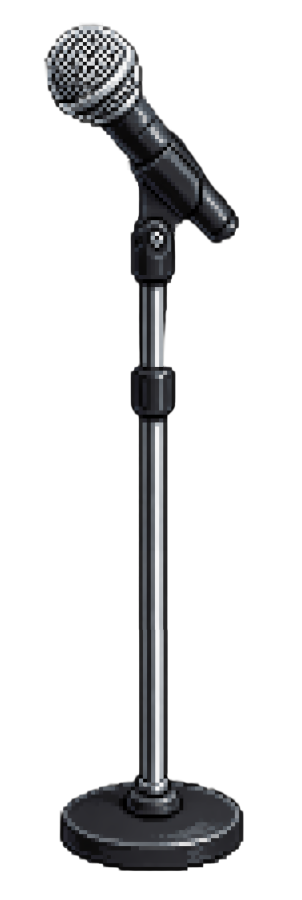
#> input picture shared/assets/parts/weapon_mic-in-stand_small.png, 302 x 900 px
$ python normalize_decor.py ../shared/assets/parts/weapon_mic-in-stand_small.png out.png
#> lines starting #> are read from the running program, lines starting #| are printed output that depends on the picture; after the words box and inside, x2 and y2 are one past the last pixel; in counts of white or black regions, pixels touching at a corner belong together
### helper-tools/normalize_weapon.py
#!/usr/bin/env python3
"""Turn a generated weapon image into a game-ready weapon sprite.

The melee weapons are generated on flat white (see helper-tools/README.md for
the prompt recipe), and every one of them has to land on the same canvas as the
original mic stand, because the swing and carry code sizes them from the
canvas, not from the art:

  * 302x900 RGBA, weapon vertical, striking end up, grip end down
  * art occupying y 22..872, horizontally centred — the mic stand's own bounds

Background removal is a flood fill from the four corners rather than a global
"white is transparent" threshold: these weapons have white highlights and pale
steel of their own, and only the background is connected to the frame edge.
The generator also lays a faint drop shadow under the object; the fill's
tolerance swallows it as long as it stays connected to the corners.

Pass --rotate180 for anything whose striking end is naturally at the BOTTOM of
a normal picture of it — a guitar is swung by the neck, so its body has to end
up at the top of the canvas. Generators draw those subjects far better the
right way up, so the turn happens here instead of in the prompt.

Run:  python3 helper-tools/normalize_weapon.py <raw.png> <out.png> [--rotate180]
"""
import sys

from PIL import Image, ImageChops, ImageDraw, ImageFilter

# Matches weapon_mic-in-stand_small.png exactly, so a swapped-in weapon needs
# no per-weapon numbers anywhere in the game code.
CANVAS = (302, 900)
TOP, BOTTOM = 22, 872
# Left/right breathing room, so a wide weapon (the chainsaw) still gets a
# couple of clear pixels at the canvas edge.
SIDE_MARGIN = 6
# Per-band tolerance for the corner fill. High enough to eat the soft shadow
# and the off-white cast some generations come back with, low enough to stop
# at a pale steel blade.
FLOOD_TOLERANCE = 34
KEY = (255, 0, 255)


def cut_out(raw: Image.Image) -> Image.Image:
    """RGBA copy of `raw` with the background-connected region made clear."""
    rgb = raw.convert("RGB")
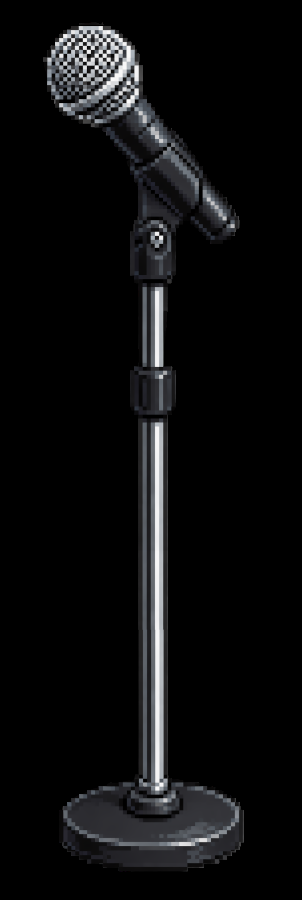
#> rgb: PIL image 302x900 RGB; mean R, G, B 12.9, 13.1, 13.8
    w, h = rgb.size
#> w = 302; h = 900
    for corner in [(0, 0), (w - 1, 0), (0, h - 1), (w - 1, h - 1)]:
        # Already keyed (all four corners are usually one region) — skip, or
        # floodfill would spread from a magenta seed into the artwork.
        if rgb.getpixel(corner) == KEY:
            continue
        ImageDraw.floodfill(rgb, corner, KEY, thresh=FLOOD_TOLERANCE)
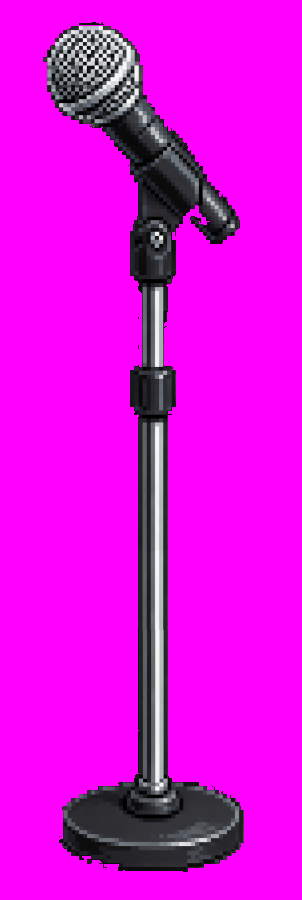
#> rgb: PIL image 302x900 RGB; mean R, G, B 222.3, 13.1, 223.3
    # Keyed pixels are exactly KEY in all three bands; anything the fill did
    # not reach keeps its own colour and fails at least one of the three.
    bands = [band.point(lambda v, k=k: 255 if v == k else 0)
             for band, k in zip(rgb.split(), KEY)]
#> bands = 3 items
    keyed = ImageChops.multiply(ImageChops.multiply(bands[0], bands[1]), bands[2])
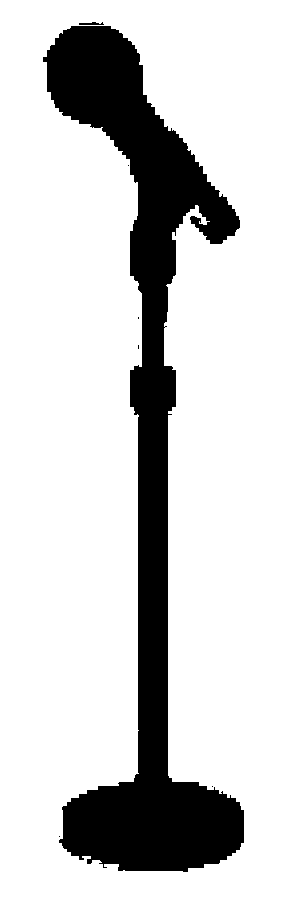
#> keyed: PIL image 302x900 L; 82.2% white; 7 black regions (5 under 20 px), largest, box (x1, y1, x2, y2) and area: (43, 26, 244, 872) 48449, (79, 22, 104, 25) 52
    alpha = ImageChops.invert(keyed)
    # One pass of blur softens the fill's hard staircase before the downscale.
    alpha = alpha.filter(ImageFilter.GaussianBlur(0.6))
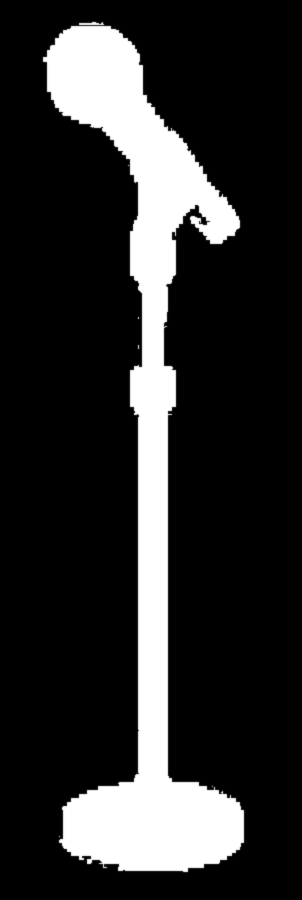
#> alpha: PIL image 302x900 L; min 0, max 255, mean 45.5
    out = raw.convert("RGBA")
#> out is the input picture: PIL image 302x900 RGBA; mean R, G, B, A 12.9, 13.1, 13.8, 44.4
    out.putalpha(alpha)
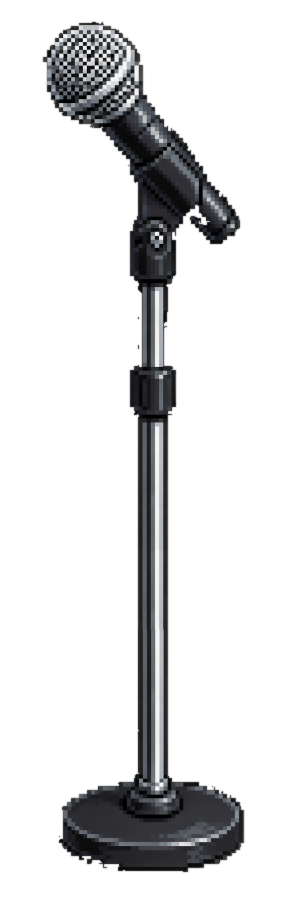
#> out: PIL image 302x900 RGBA; mean R, G, B, A 12.9, 13.1, 13.8, 45.5; transparent parts drawn white
    return out


# [31 lines left out: functions normalize, main, not called in this run]


# [2 lines that do not run on import are left out]

### helper-tools/normalize_decor.py
#!/usr/bin/env python3
"""Turn a generated prop picture into a game-ready street-decor sprite.

Street decor is the small stuff that dresses the street without ever being
gameplay: litter lying on the pavement, critters that scurry through the
foreground. The roster lives in shared/assets/decor/decor.json and is read by
scripts/street_decor.gd — data, like weapons.json.

Unlike the weapons there is no shared canvas here. Every prop keeps its own
proportions, because nothing about decor is sized from the canvas: how big it
lands on screen is the `Scale` number in decor.json. So all this does is cut
the background out, trim to the art, and scale to a sensible SOURCE height.
Retuning how big a rat looks is a JSON edit, never a regeneration.

Source height defaults to the bird sheet's 96px for the same reason the bird
uses it: the 640x360 design view is stretched to whatever the real screen is,
so a sprite that is 13 design-px tall still wants real pixels behind it on a
phone. Keep the source comfortably bigger than the on-screen size.

Generated on flat white with a bold dark outline (prompt recipe in
helper-tools/README.md). Background removal is the same four-corner flood fill
as normalize_weapon.py, and the dark outline is exactly what stops it leaking
into pale art — a crumpled newspaper is nearly the same colour as the
background it was generated on, and only the outline keeps them apart.

It also prints the bottom of the sprite's alpha profile, which is how you
pick `FootFrac` for a critter — see below.

Run:  python3 helper-tools/normalize_decor.py <raw.png> <out.png> [--height N]
"""
import argparse
import os
import sys

from PIL import Image

# cut_out is the weapon normalizer's, not a copy of it: same generator, same
# flat-white background, same failure modes worth fixing in one place.
sys.path.insert(0, os.path.dirname(os.path.abspath(__file__)))
from normalize_weapon import cut_out  # noqa: E402

DEFAULT_HEIGHT = 96


def normalize(cut: Image.Image, height: int) -> Image.Image:
    """Trim `cut` to its art and scale it to `height`, keeping the aspect."""
#> called with height = 96
    box = cut.getbbox()
#> box = (41, 20, 246, 874)
    if box is None:
        raise SystemExit("nothing left after background removal")
    art = cut.crop(box)
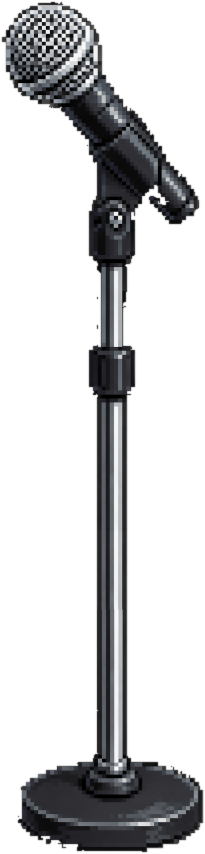
#> art: PIL image 205x854 RGBA; mean R, G, B, A 20, 20.4, 21.5, 70.7; transparent parts drawn white
    scale = height / art.height
#> scale = 0.112
    return art.resize((max(round(art.width * scale), 1), height), Image.LANCZOS)
#| ../shared/assets/parts/weapon_mic-in-stand_small.png -> out.png  size=(23, 96)


def bottom_profile(img: Image.Image, rows: int = 14) -> str:
    """Print the bottom rows of the alpha profile, to read `FootFrac` off.

    A critter's ground contact is NOT the bottom of its bounding box: a rat's
    tail hangs below its paws, so planting the bbox on the pavement stands the
    animal on tiptoe. `FootFrac` in decor.json is where the contact line
    really is, as a fraction of sprite height.

    This is deliberately not auto-detected. The obvious rule — lowest row
    carrying a decent slab of pixels — reads the rat's tail as feet, because
    the tail sweeps sideways across the bottom and is every bit as wide as the
    paws are. So print the shape and let a human see where the solid body ends
    and the thin trailing bits begin; on the shipped rat that is row 82 of 96,
    hence FootFrac 0.85.
    """
#> called with rows = 14
    alpha = img.split()[3]
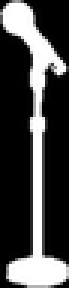
#> alpha: PIL image 23x96 L (shown 3 times larger); min 0, max 255, mean 71
    w, h = img.size
#> w = 23; h = 96
    counts = [sum(1 for x in range(w) if alpha.getpixel((x, y)) > 40)
              for y in range(h)]
#> counts = 96 values, max 21 at index 88, min 3 at index 33, mean 7.27
    widest = max(counts) or 1
#> widest = 21
    out = ["  row  frac   width", "  --------------------"]
    for y in range(max(h - rows, 0), h):
        out.append("  %3d  %.2f  %s%d" % (
            y + 1, (y + 1) / h, "#" * round(24.0 * counts[y] / widest),
            counts[y]))
#> after the loop, out = 16 items, first 6: '  row  frac   width', '  --------------------', '   83  0.86  #####4', '   84  0.88  #####4', '   85  0.89  ######5', '   86  0.90  ##########9'
    return "\n".join(out)


def main() -> None:
    ap = argparse.ArgumentParser(description="Normalize a street-decor sprite.")
    ap.add_argument("src")
    ap.add_argument("dst")
    ap.add_argument("--height", type=int, default=DEFAULT_HEIGHT,
                    help="source height in px (default %d)" % DEFAULT_HEIGHT)
    a = ap.parse_args()
    out = normalize(cut_out(Image.open(a.src)), a.height)
    out.save(a.dst)
    print("%s -> %s  size=%s" % (a.src, a.dst, out.size))
    print(bottom_profile(out))
#> (printed output is left out)


if __name__ == "__main__":
    main()

$ run again, with shared/assets/parts/t5f-bird.png copied over shared/assets/parts/weapon_mic-in-stand_small.png
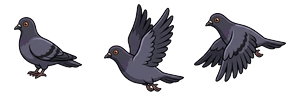
#> input picture shared/assets/parts/t5f-bird.png, 288 x 96 px
#> after the loop in cut_out, `for corner in [(0, 0), (w - 1, 0), (0, h - 1), (w - 1, h - 1)]:`:
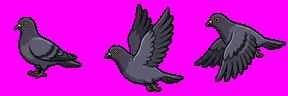
#> rgb: PIL image 288x96 RGB; mean R, G, B 196.8, 16.9, 199.5
#> bands = 3 items
#> keyed: PIL image 288x96 L; 70.3% white; 3 black regions, box (x1, y1, x2, y2) and area: (104, 4, 184, 92) 3452, (194, 13, 286, 82) 2893, (14, 17, 82, 79) 1874
#> in cut_out, out is the input picture: PIL image 288x96 RGBA; mean R, G, B, A 17.6, 16.9, 20.4, 69.4
#> box = (12, 2, 288, 94)
#| ../shared/assets/parts/weapon_mic-in-stand_small.png -> out.png  size=(288, 96)
#> in bottom_profile, `alpha = img.split()[3]`:
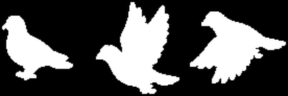
#> alpha: PIL image 288x96 L; min 0, max 255, mean 82.6
#> counts = 96 values, max 191 at index 57, min 0 at index 0, mean 98.78
#> widest = 191
#> after the loop in bottom_profile, `for y in range(max(h - rows, 0), h):`: out = 16 items, first 6: '  row  frac   width', '  --------------------', '   83  0.86  #########69', '   84  0.88  #######58', '   85  0.89  ######44', '   86  0.90  ####35'
#> (printed output is left out)

$ run again, with shared/assets/parts/t5f-bomb_med.png copied over shared/assets/parts/weapon_mic-in-stand_small.png
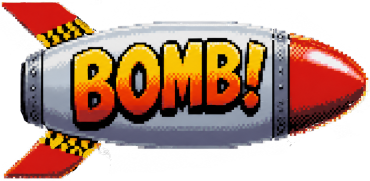
#> input picture shared/assets/parts/t5f-bomb_med.png, 370 x 181 px
#> after the loop in cut_out, `for corner in [(0, 0), (w - 1, 0), (0, h - 1), (w - 1, h - 1)]:`:
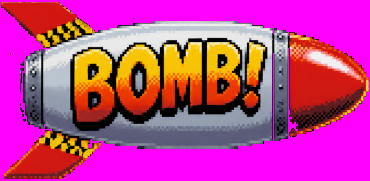
#> rgb: PIL image 370x181 RGB; mean R, G, B 193.1, 61.6, 144.4
#> bands = 3 items
#> keyed: PIL image 370x181 L; 38.7% white; 1 white region, box (x1, y1, x2, y2) and area: (0, 0, 370, 181) 25906
#> in cut_out, out is the input picture: PIL image 370x181 RGBA; mean R, G, B, A 94.6, 61.7, 45.9, 154
#> box = (0, 0, 370, 181)
#| ../shared/assets/parts/weapon_mic-in-stand_small.png -> out.png  size=(196, 96)
#> in bottom_profile, `alpha = img.split()[3]`:
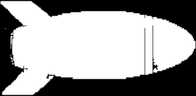
#> alpha: PIL image 196x96 L; min 0, max 255, mean 156.2
#> counts = 96 values, max 186 at index 41, min 0 at index 0, mean 123.2
#> widest = 186
#> after the loop in bottom_profile, `for y in range(max(h - rows, 0), h):`: out = 16 items, first 6: '  row  frac   width', '  --------------------', '   83  0.86  #####36', '   84  0.88  #####36', '   85  0.89  #####38', '   86  0.90  #####38'
#> (printed output is left out)

$ run again, with shared/assets/parts/t5f-bomb_med_lr.png copied over shared/assets/parts/weapon_mic-in-stand_small.png
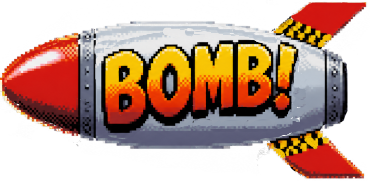
#> input picture shared/assets/parts/t5f-bomb_med_lr.png, 370 x 181 px
#> bands = 3 items
#> keyed: PIL image 370x181 L; 38.7% white; 1 white region, box (x1, y1, x2, y2) and area: (0, 0, 370, 181) 25920
#> in cut_out, out is the input picture: PIL image 370x181 RGBA; mean R, G, B, A 95.2, 62.3, 46.4, 153.9
#> box = (0, 0, 369, 181)
#| ../shared/assets/parts/weapon_mic-in-stand_small.png -> out.png  size=(196, 96)
#> in bottom_profile, `alpha = img.split()[3]`:
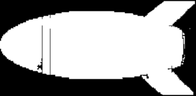
#> alpha: PIL image 196x96 L; min 0, max 255, mean 156.6
#> counts = 96 values, max 185 at index 40, min 0 at index 0, mean 123.3
#> widest = 185
#> after the loop in bottom_profile, `for y in range(max(h - rows, 0), h):`: out = 16 items, first 6: '  row  frac   width', '  --------------------', '   83  0.86  #####37', '   84  0.88  #####37', '   85  0.89  #####37', '   86  0.90  #####37'
#> (printed output is left out)
